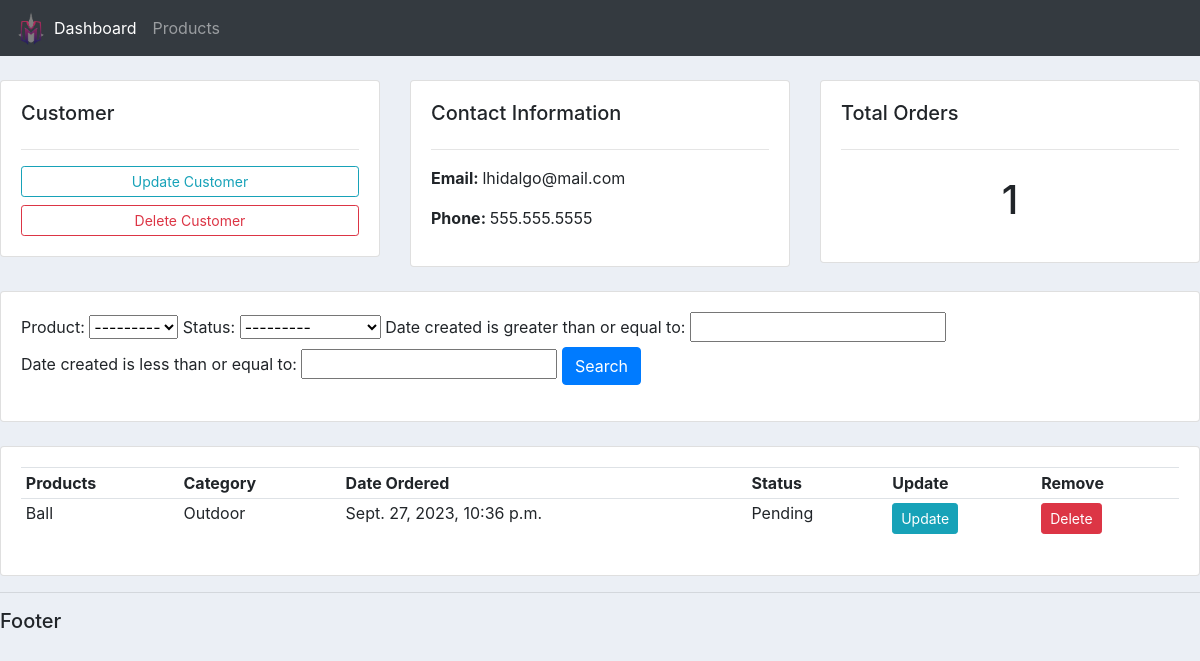
Before: /customer/1/ with the older database file.
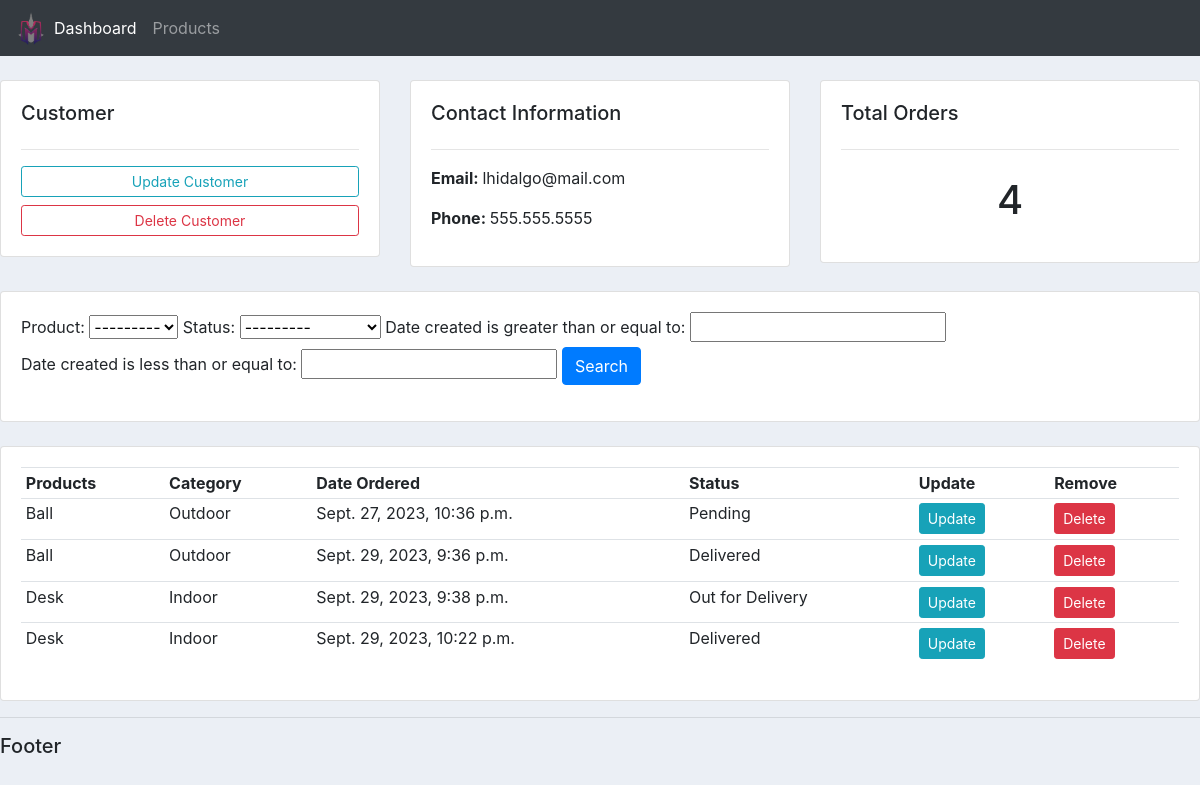
After: the same page with the newer database file.
### accounts/models.py (models this page shows)
class Order(models.Model):
    STATUS = (
        ('Pending', 'Pending'),
        ('Out for Delivery', 'Out for Delivery'),
        ('Delivered', 'Delivered'),
    )
    customer = models.ForeignKey(Customer, null=True, on_delete=models.SET_NULL)
    product = models.ForeignKey(Product, null=True, on_delete=models.SET_NULL)
    date_created = models.DateTimeField(auto_now_add=True, null=True)
    status = models.CharField(max_length=200, null=True, choices=STATUS)

class Product(models.Model):
    CATEGORY = (
        ('Indoor', 'Indoor'),
        ('Outdoor', 'Outdoor'),
    )
    name = models.CharField(max_length=200, null=True)
    price = models.FloatField(null=True)
    category = models.CharField(max_length=200, null=True, choices=CATEGORY)
    description = models.CharField(max_length=200, null=True)
    date_created = models.DateTimeField(auto_now_add=True, null=True)
    tags = models.ManyToManyField(Tag)
    def __str__(self):
        return self.name

### accounts/views.py (the view)
# urls.py: path('customer/<str:pk>/', views.customers, name='customer'),
def customers(request, pk):
    customer = Customer.objects.get(id=pk)
    orders = customer.order_set.all()
    total_orders = orders.count()
    myFilter = OrderFilter(request.GET, queryset=orders)
    orders = myFilter.qs
    context = {'customer': customer, 'orders': orders, 'total_orders': total_orders, 'myFilter': myFilter}
    return render(request, 'accounts/customers.html', context)

### accounts/templates/accounts/customers.html
{% extends 'accounts/main.html' %}
{% block content %}
<br>
<div class="row">
    <div class="col-md">
        <div class="card card-body">
            <h5>Customer</h5>
            <hr>
            <a class="btn btn-outline-info btn-sm btn-block" href=""> Update Customer </a>
            <a class="btn btn-outline-danger btn-sm btn-block" href=""> Delete Customer </a>
        </div>
    </div>
    <div class="col-md">
        <div class="card card-body">
            <h5>Contact Information</h5>
            <hr>
            <p><strong>Email: </strong> {{customer.email}}</p>
            <p><strong>Phone: </strong> {{customer.phone}}</p>
        </div>
    </div>
    <div class="col-md">
        <div class="card card-body">
            <h5>Total Orders</h5>
            <hr>
            <h1 style="text-align: center; padding: 10px">{{total_orders}}</h1>
        </div>
    </div>
</div>
<br>
<div class="row">
    <div class="col">
        <div class="card card-body">
            <form method="get">
                {{myFilter.form}}
                <button class="btn btn-primary" type="submit">Search</button>
            </form>
        </div>
    </div>
</div>
<br>
<div class="row">
    <div class="col-md">
        <div class="card card-body">
            <table class="table table-sm">
                <tr>
                    <th>Products</th>
                    <th>Category</th>
                    <th>Date Ordered</th>
                    <th>Status</th>
                    <th>Update</th>
                    <th>Remove</th>
                </tr>
                {% for order in orders%}
                <tr>
                    <td>{{order.product}}</td>
                    <td>{{order.product.category}}</td>
                    <td>{{order.date_created}}</td>
                    <td>{{order.status}}</td>
                    <td><a class="btn btn-sm btn-info" href="">Update</a></td>
                    <td><a class="btn btn-sm btn-danger" href="">Delete</a></td>
                </tr>
                {% endfor %}
            </table>
        </div>
    </div>
</div>
{% endblock %}

Changed rows visible on the page:
added Order: product "Ball", product.category "Outdoor", date_created "Sept. 29, 2023, 9:36 p.m.", status "Delivered"
added Order: product "Desk", product.category "Indoor", date_created "Sept. 29, 2023, 9:38 p.m.", status "Out for Delivery"
added Order: product "Desk", product.category "Indoor", date_created "Sept. 29, 2023, 10:22 p.m.", status "Delivered"
Other visible differences:
{{ total_orders }}: "1" → "4"
